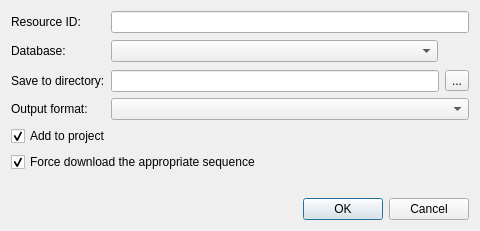
<?xml version="1.0" encoding="UTF-8"?>
<ui version="4.0">
 <class>DownloadRemoteFileDialog</class>
 <widget class="QDialog" name="DownloadRemoteFileDialog">
  <property name="geometry">
   <rect>
    <x>0</x>
    <y>0</y>
    <width>480</width>
    <height>237</height>
   </rect>
  </property>
  <property name="sizePolicy">
   <sizepolicy hsizetype="Expanding" vsizetype="Expanding">
    <horstretch>0</horstretch>
    <verstretch>0</verstretch>
   </sizepolicy>
  </property>
  <property name="minimumSize">
   <size>
    <width>480</width>
    <height>0</height>
   </size>
  </property>
  <property name="windowTitle">
   <string>Fetch Data from Remote Database</string>
  </property>
  <layout class="QVBoxLayout" name="verticalLayout">
   <property name="sizeConstraint">
    <enum>QLayout::SetMinAndMaxSize</enum>
   </property>
   <item>
    <layout class="QGridLayout" name="gridLayout">
     <item row="0" column="0">
      <widget class="QLabel" name="label">
       <property name="sizePolicy">
        <sizepolicy hsizetype="Preferred" vsizetype="Fixed">
         <horstretch>0</horstretch>
         <verstretch>0</verstretch>
        </sizepolicy>
       </property>
       <property name="text">
        <string>Resource ID:</string>
       </property>
      </widget>
     </item>
     <item row="0" column="1">
      <widget class="QLineEdit" name="idLineEdit">
       <property name="sizePolicy">
        <sizepolicy hsizetype="Expanding" vsizetype="Fixed">
         <horstretch>0</horstretch>
         <verstretch>0</verstretch>
        </sizepolicy>
       </property>
      </widget>
     </item>
     <item row="1" column="0">
      <widget class="QLabel" name="label_3">
       <property name="sizePolicy">
        <sizepolicy hsizetype="Preferred" vsizetype="Fixed">
         <horstretch>0</horstretch>
         <verstretch>0</verstretch>
        </sizepolicy>
       </property>
       <property name="text">
        <string>Database:</string>
       </property>
      </widget>
     </item>
     <item row="1" column="1">
      <layout class="QHBoxLayout" name="horizontalLayout_2">
       <item>
        <widget class="QComboBox" name="databasesBox">
         <property name="sizePolicy">
          <sizepolicy hsizetype="Expanding" vsizetype="Fixed">
           <horstretch>0</horstretch>
           <verstretch>0</verstretch>
          </sizepolicy>
         </property>
        </widget>
       </item>
       <item>
        <widget class="QLabel" name="lbExternalLink">
         <property name="sizePolicy">
          <sizepolicy hsizetype="Fixed" vsizetype="Fixed">
           <horstretch>0</horstretch>
           <verstretch>0</verstretch>
          </sizepolicy>
         </property>
         <property name="minimumSize">
          <size>
           <width>25</width>
           <height>25</height>
          </size>
         </property>
         <property name="toolTip">
          <string>Open database page</string>
         </property>
         <property name="text">
          <string/>
         </property>
         <property name="textFormat">
          <enum>Qt::RichText</enum>
         </property>
         <property name="openExternalLinks">
          <bool>true</bool>
         </property>
         <property name="textInteractionFlags">
          <set>Qt::TextBrowserInteraction</set>
         </property>
        </widget>
       </item>
      </layout>
     </item>
     <item row="2" column="0">
      <widget class="QLabel" name="saveFilenameLabel">
       <property name="sizePolicy">
        <sizepolicy hsizetype="Preferred" vsizetype="Fixed">
         <horstretch>0</horstretch>
         <verstretch>0</verstretch>
        </sizepolicy>
       </property>
       <property name="text">
        <string>Save to directory:</string>
       </property>
      </widget>
     </item>
     <item row="2" column="1">
      <layout class="QHBoxLayout" name="horizontalLayout">
       <item>
        <widget class="QLineEdit" name="saveFilenameLineEdit">
         <property name="sizePolicy">
          <sizepolicy hsizetype="Expanding" vsizetype="Fixed">
           <horstretch>0</horstretch>
           <verstretch>0</verstretch>
          </sizepolicy>
         </property>
        </widget>
       </item>
       <item>
        <widget class="QToolButton" name="saveFilenameToolButton">
         <property name="sizePolicy">
          <sizepolicy hsizetype="Fixed" vsizetype="Fixed">
           <horstretch>0</horstretch>
           <verstretch>0</verstretch>
          </sizepolicy>
         </property>
         <property name="text">
          <string>...</string>
         </property>
        </widget>
       </item>
      </layout>
     </item>
     <item row="3" column="0">
      <widget class="QLabel" name="formatLabel">
       <property name="text">
        <string>Output format:</string>
       </property>
      </widget>
     </item>
     <item row="3" column="1">
      <widget class="QComboBox" name="formatBox"/>
     </item>
    </layout>
   </item>
   <item>
    <widget class="QCheckBox" name="chbAddToProjectCheck">
     <property name="text">
      <string>Add to project</string>
     </property>
     <property name="checked">
      <bool>true</bool>
     </property>
    </widget>
   </item>
   <item>
    <widget class="QCheckBox" name="chbForceDownloadSequence">
     <property name="toolTip">
      <string>Some entries in the NCBI databases contain features without a sequence. You can download both sequence and features by checking this parameter. Note that some sequences are rather big.</string>
     </property>
     <property name="text">
      <string>Force download the appropriate sequence</string>
     </property>
     <property name="checked">
      <bool>true</bool>
     </property>
    </widget>
   </item>
   <item>
    <widget class="QLabel" name="hintLabel">
     <property name="sizePolicy">
      <sizepolicy hsizetype="Preferred" vsizetype="Fixed">
       <horstretch>0</horstretch>
       <verstretch>0</verstretch>
      </sizepolicy>
     </property>
     <property name="text">
      <string/>
     </property>
     <property name="textInteractionFlags">
      <set>Qt::LinksAccessibleByMouse|Qt::TextSelectableByMouse</set>
     </property>
    </widget>
   </item>
   <item>
    <widget class="QDialogButtonBox" name="buttonBox">
     <property name="standardButtons">
      <set>QDialogButtonBox::Cancel|QDialogButtonBox::Ok</set>
     </property>
    </widget>
   </item>
  </layout>
 </widget>
 <resources/>
 <connections>
  <connection>
   <sender>buttonBox</sender>
   <signal>accepted()</signal>
   <receiver>DownloadRemoteFileDialog</receiver>
   <slot>accept()</slot>
   <hints>
    <hint type="sourcelabel">
     <x>250</x>
     <y>336</y>
    </hint>
    <hint type="destinationlabel">
     <x>250</x>
     <y>178</y>
    </hint>
   </hints>
  </connection>
  <connection>
   <sender>buttonBox</sender>
   <signal>rejected()</signal>
   <receiver>DownloadRemoteFileDialog</receiver>
   <slot>reject()</slot>
   <hints>
    <hint type="sourcelabel">
     <x>250</x>
     <y>336</y>
    </hint>
    <hint type="destinationlabel">
     <x>250</x>
     <y>178</y>
    </hint>
   </hints>
  </connection>
 </connections>
</ui>
